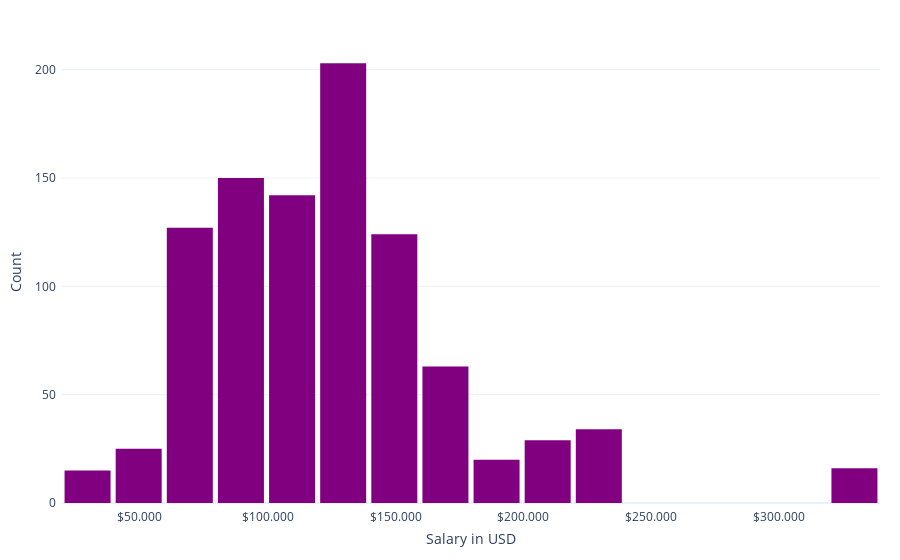

Notebook code cell kept with this figure:
### Code cell
fig = px.histogram(all_salaries,
                   x='salary',
                   nbins=30,
                   color_discrete_sequence=['purple']
             )

# Update layout for better readability
fig.update_layout(xaxis_title='Salary in USD',
                  xaxis_tickprefix = '$', 
                  xaxis_tickformat = ',.3f',
                  yaxis_title='Count',
                  bargap=0.1,
                  template='plotly_white',
                  margin_pad=5,
                  coloraxis_showscale=False,
                  margin=dict(l=20, r=20, t=40, b=10)  )

fig.show()

### Figure 1 — Plotly figure (JSON) as saved in the notebook; plotly's stock layout.template omitted (floating-point values rounded to 4 significant figures; data arrays with more than 128 entries replaced by an {"elided": "..."} marker saying what was removed)
{"data": [{"alignmentgroup": "True", "bingroup": "x", "hovertemplate": "salary=%{x}<br>count=%{y}<extra></extra>", "legendgroup": "", "marker": {"color": "purple", "pattern": {"shape": ""}}, "name": "", "nbinsx": 30, "offsetgroup": "", "orientation": "v", "showlegend": false, "type": "histogram", "x": {"elided": "948 int values"}, "xaxis": "x", "yaxis": "y"}], "layout": {"bargap": 0.1, "barmode": "relative", "coloraxis": {"showscale": false}, "legend": {"tracegroupgap": 0}, "margin": {"b": 10, "l": 20, "pad": 5, "r": 20, "t": 40}, "xaxis": {"anchor": "y", "domain": [0, 1], "tickformat": ",.3f", "tickprefix": "$", "title": {"text": "Salary in USD"}}, "yaxis": {"anchor": "x", "domain": [0, 1], "title": {"text": "Count"}}}}
